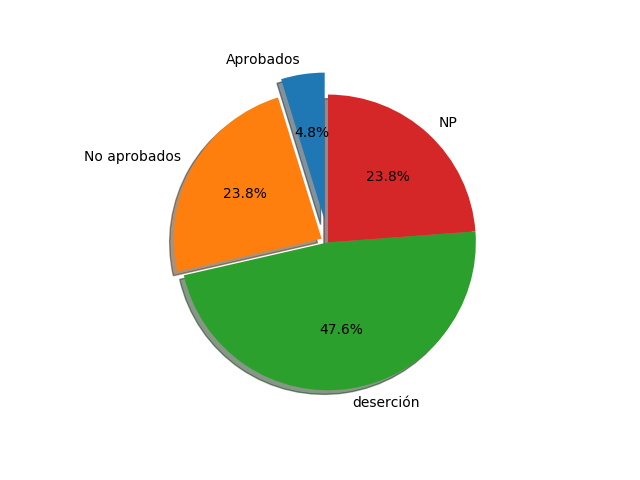

Recreate this plot in Python.
# -*- coding: utf-8 -*-

import matplotlib.pyplot as plt
from mpl_toolkits.mplot3d import Axes3D

impr = ["Aprobados", "No aprobados", "deserción", "NP"]
vol = [2, 10, 20, 10]
expl =(0.15, 0.05, 0, 0)
fig1, ax1 = plt.subplots()
ax1.pie(vol, explode=expl, labels=impr, autopct='%1.1f%%', shadow=True, startangle=90)
plt.savefig('pie.png')
plt.show()
